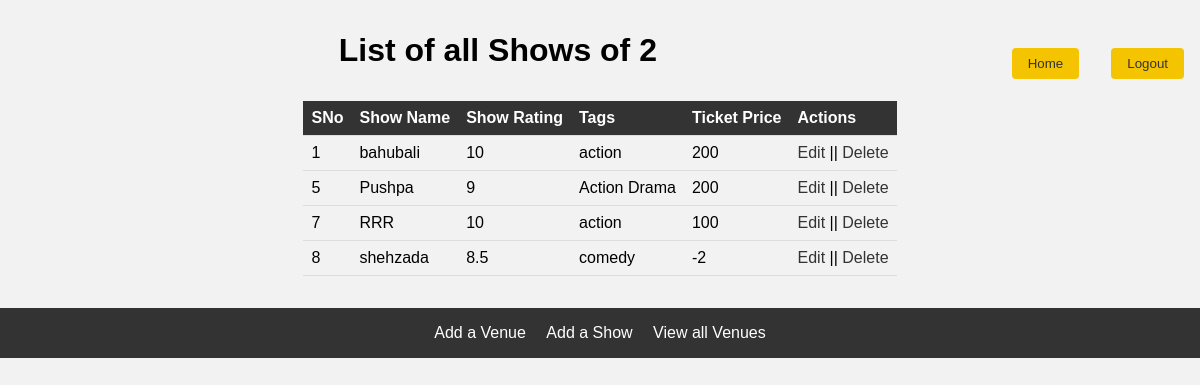
Page /show/view/2 on the committed database.
### app.py (models this page shows)
class Show(db.Model):
    show_id = db.Column(db.Integer, primary_key = True)
    show_name = db.Column(db.String, nullable = False)
    show_rating = db.Column(db.String, nullable = False)
    show_tags =  db.Column(db.String, nullable = False)
    ticket_price = db.Column(db.Integer, nullable = False)
    venue_id=db.Column(db.Integer, db.ForeignKey(Venue.venue_id))

### app.py (the view)
@app.route('/show/view/<int:venue_id>')
def view_show(venue_id):
    venue=Venue.query.get(venue_id)
    all = venue.shows
    return render_template("view_shows.html",all = all , venue_id=venue_id)

### templates/view_shows.html (shortened to what this page needs)
<!DOCTYPE html>
<html lang="en">
<head>
    <link rel="stylesheet" href="{{url_for('static',filename ='tables.css')}}">
</head>
<body>
    <header>
        <button class="logout">   <a href="/logout">Logout</a>     </button>
        <button class="logout"><a href="/homeadmin">Home</a></button>
    </header>
    <h1>List of all Shows of {{venue_id}}</h1>
    <table>
        <tr>
            <th>SNo</th>
            <th>Show Name</th>
            <th>Show Rating</th>
            <th>Tags</th>
            <th>Ticket Price</th>
            <th>Actions</th>
        </tr>
        <tr>
            {% for one in all %}
            <tr>
                <td> {{one['show_id']}} </td>
                <td> {{one['show_name']}} </td>
                <td> {{one['show_rating']}} </td>
                <td> {{one['show_tags']}} </td>
                <td> {{one['ticket_price']}} </td>
                <td>
                    <a href="/show/update/{{one['show_id']}}">Edit</a> ||
                    <a href="/show/delete/{{one['show_id']}}">Delete</a>
                </td>
            </tr>
            {% endfor %}
        </tr>
    </table>
    <footer>
        <a href="/venue/create"> Add a Venue</a>
        <a href="/show/create"> Add a Show</a>
        <a href="/venue/view">View all Venues</a>
    </footer>
</body>
</html>

### static/tables.css (style rules this page uses)
body { font-family: Arial, sans-serif; background-color: #f2f2f2; margin: 0; }
.logout { background-color: #f5c400; color: #fff; border: none; padding: 8px 16px; border-radius: 4px; float: right; margin: 16px; cursor: pointer; }
h1 { text-align: center; margin-top: 32px; }
table { border-collapse: collapse; margin: 32px auto; }
th, td { text-align: left; padding: 8px; border-bottom: 1px solid #ddd; }
th { background-color: #333; color: #fff; }
a { color: #333; text-decoration: none; }
footer { background-color: #333; color: #fff; text-align: center; padding: 16px; margin-top: 32px; }
footer a { color: #fff; text-decoration: none; margin: 0 8px; }

### rows in the picture
Show: show_id "1", show_name "bahubali", show_rating "10", show_tags "action", ticket_price "200"
Show: show_id "5", show_name "Pushpa", show_rating "9", show_tags "Action Drama", ticket_price "200"
Show: show_id "7", show_name "RRR", show_rating "10", show_tags "action", ticket_price "100"
Show: show_id "8", show_name "shehzada", show_rating "8.5", show_tags "comedy", ticket_price "-2"

### other values in the picture
{{ venue_id }} "2"
